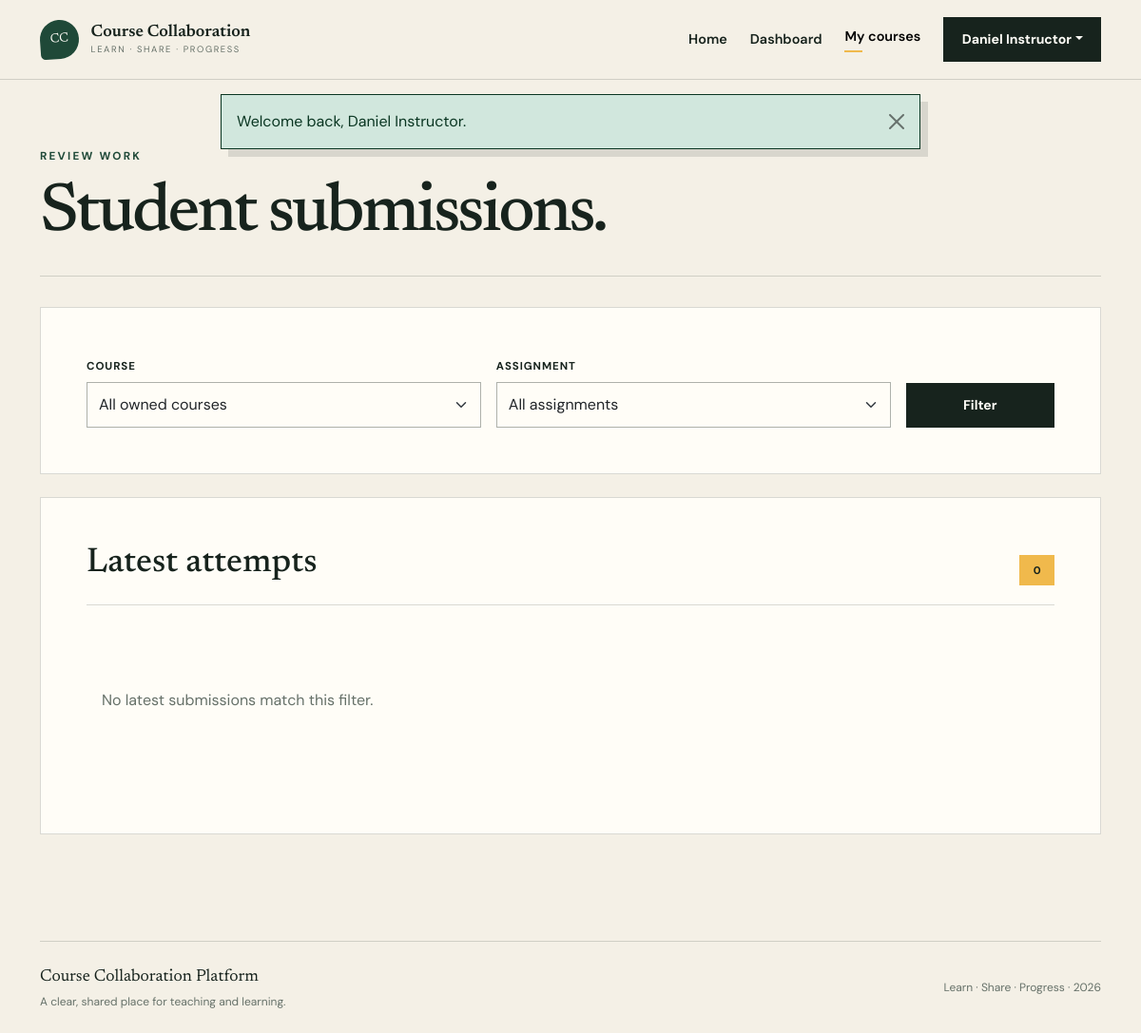
/instructor/submissions.php (signed in), run on an earlier commit of the app's database.
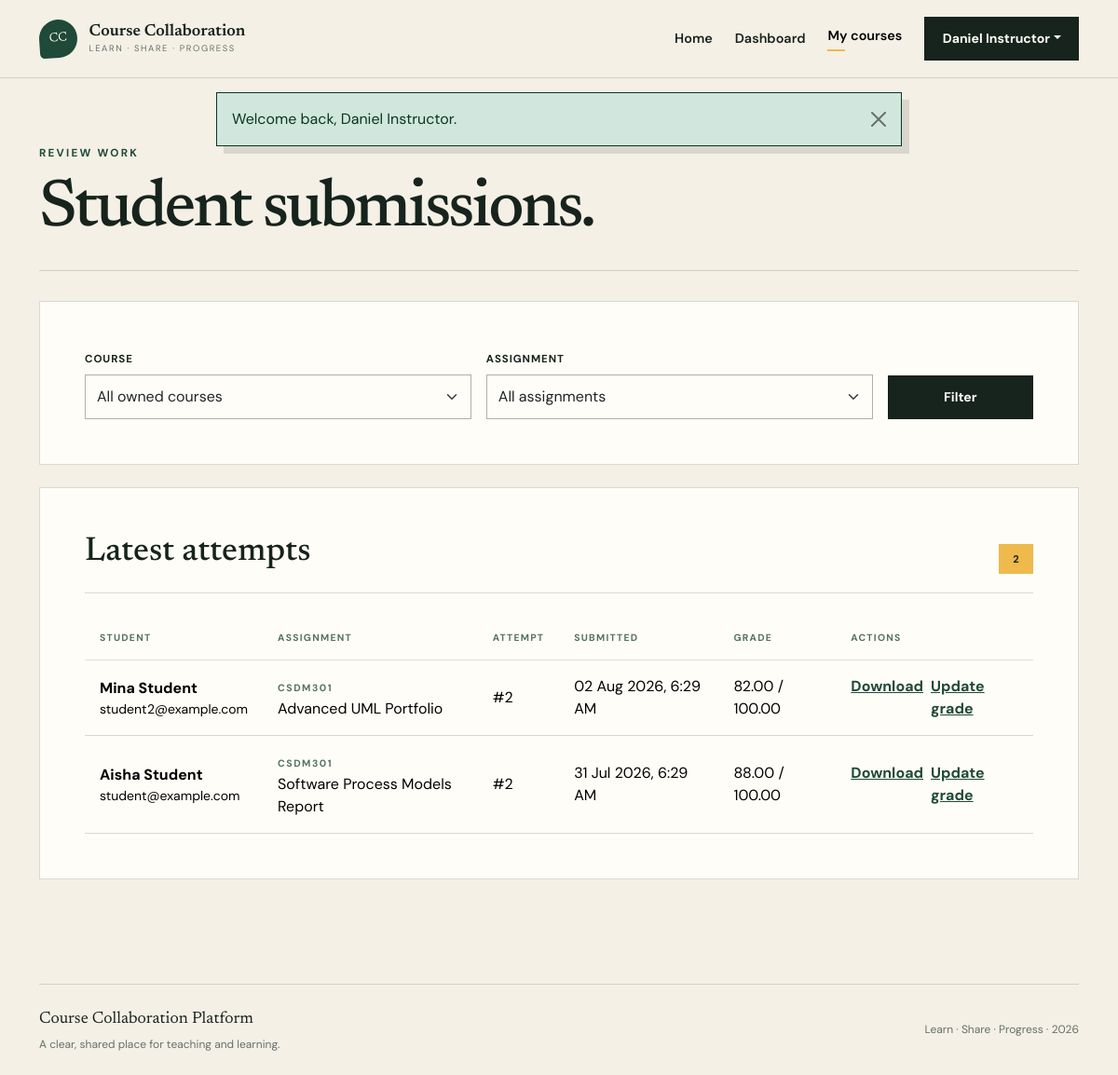
And on a later commit of the database.
### tables this page shows
CREATE TABLE submissions (
    id BIGINT UNSIGNED AUTO_INCREMENT PRIMARY KEY,
    assignment_id BIGINT UNSIGNED NOT NULL,
    student_id BIGINT UNSIGNED NOT NULL,
    attempt_number INT UNSIGNED NOT NULL DEFAULT 1,
    stored_filename VARCHAR(255) NOT NULL,
    original_filename VARCHAR(255) NOT NULL,
    mime_type VARCHAR(120) NOT NULL,
    file_size BIGINT UNSIGNED NOT NULL,
    student_note TEXT NULL,
    is_latest TINYINT(1) NOT NULL DEFAULT 1,
    submitted_at TIMESTAMP NOT NULL DEFAULT CURRENT_TIMESTAMP,
    UNIQUE KEY uq_submissions_attempt (assignment_id, student_id, attempt_number),
    KEY idx_submissions_latest (assignment_id, student_id, is_latest),
    KEY idx_submissions_student (student_id),
    CONSTRAINT fk_submissions_assignment
        FOREIGN KEY (assignment_id) REFERENCES assignments(id)
        ON UPDATE CASCADE ON DELETE CASCADE,
    CONSTRAINT fk_submissions_student
        FOREIGN KEY (student_id) REFERENCES users(id)
        ON UPDATE CASCADE ON DELETE CASCADE,
    CONSTRAINT chk_submissions_attempt CHECK (attempt_number > 0)
);

CREATE TABLE users (
    id BIGINT UNSIGNED AUTO_INCREMENT PRIMARY KEY,
    full_name VARCHAR(120) NOT NULL,
    email VARCHAR(190) NOT NULL,
    password_hash VARCHAR(255) NOT NULL,
    role ENUM('student', 'instructor') NOT NULL DEFAULT 'student',
    is_active TINYINT(1) NOT NULL DEFAULT 1,
    created_at TIMESTAMP NOT NULL DEFAULT CURRENT_TIMESTAMP,
    updated_at TIMESTAMP NOT NULL DEFAULT CURRENT_TIMESTAMP ON UPDATE CURRENT_TIMESTAMP,
    UNIQUE KEY uq_users_email (email),
    KEY idx_users_role (role)
);

CREATE TABLE courses (
    id BIGINT UNSIGNED AUTO_INCREMENT PRIMARY KEY,
    instructor_id BIGINT UNSIGNED NOT NULL,
    course_code VARCHAR(30) NOT NULL,
    title VARCHAR(180) NOT NULL,
    description TEXT NULL,
    is_published TINYINT(1) NOT NULL DEFAULT 1,
    created_at TIMESTAMP NOT NULL DEFAULT CURRENT_TIMESTAMP,
    updated_at TIMESTAMP NOT NULL DEFAULT CURRENT_TIMESTAMP ON UPDATE CURRENT_TIMESTAMP,
    UNIQUE KEY uq_courses_code (course_code),
    KEY idx_courses_instructor (instructor_id),
    CONSTRAINT fk_courses_instructor
        FOREIGN KEY (instructor_id) REFERENCES users(id)
        ON UPDATE CASCADE ON DELETE RESTRICT
);

CREATE TABLE assignments (
    id BIGINT UNSIGNED AUTO_INCREMENT PRIMARY KEY,
    course_id BIGINT UNSIGNED NOT NULL,
    created_by BIGINT UNSIGNED NOT NULL,
    title VARCHAR(180) NOT NULL,
    instructions TEXT NOT NULL,
    deadline DATETIME NOT NULL,
    max_grade DECIMAL(6,2) NOT NULL DEFAULT 100.00,
    created_at TIMESTAMP NOT NULL DEFAULT CURRENT_TIMESTAMP,
    updated_at TIMESTAMP NOT NULL DEFAULT CURRENT_TIMESTAMP ON UPDATE CURRENT_TIMESTAMP,
    KEY idx_assignments_course (course_id),
    KEY idx_assignments_deadline (deadline),
    KEY idx_assignments_creator (created_by),
    CONSTRAINT fk_assignments_course
        FOREIGN KEY (course_id) REFERENCES courses(id)
        ON UPDATE CASCADE ON DELETE CASCADE,
    CONSTRAINT fk_assignments_creator
        FOREIGN KEY (created_by) REFERENCES users(id)
        ON UPDATE CASCADE ON DELETE RESTRICT,
    CONSTRAINT chk_assignments_max_grade CHECK (max_grade > 0)
);

CREATE TABLE grades (
    id BIGINT UNSIGNED AUTO_INCREMENT PRIMARY KEY,
    submission_id BIGINT UNSIGNED NOT NULL,
    graded_by BIGINT UNSIGNED NOT NULL,
    grade_value DECIMAL(6,2) NOT NULL,
    feedback TEXT NULL,
    graded_at TIMESTAMP NOT NULL DEFAULT CURRENT_TIMESTAMP,
    updated_at TIMESTAMP NOT NULL DEFAULT CURRENT_TIMESTAMP ON UPDATE CURRENT_TIMESTAMP,
    UNIQUE KEY uq_grades_submission (submission_id),
    KEY idx_grades_grader (graded_by),
    CONSTRAINT fk_grades_submission
        FOREIGN KEY (submission_id) REFERENCES submissions(id)
        ON UPDATE CASCADE ON DELETE CASCADE,
    CONSTRAINT fk_grades_grader
        FOREIGN KEY (graded_by) REFERENCES users(id)
        ON UPDATE CASCADE ON DELETE RESTRICT,
    CONSTRAINT chk_grades_value CHECK (grade_value >= 0)
);

### config/app.php (called while the page is built, shortened)
<?php
function url(string $path = ''): string
{
    return BASE_URL . ($path !== '' ? '/' . ltrim($path, '/') : '');
}
function e(?string $value): string
{
    return htmlspecialchars($value ?? '', ENT_QUOTES | ENT_SUBSTITUTE, 'UTF-8');
}

### includes/auth.php (called while the page is built, shortened)
<?php
require_once __DIR__ . '/../config/app.php';
require_once __DIR__ . '/../config/database.php';
function pull_flashes(): array
{
    $flashes = $_SESSION['flashes'] ?? [];
    return is_array($flashes) ? $flashes : [];
}
function format_datetime(?string $value, string $fallback = 'Not available'): string
{
    $timestamp = strtotime($value);
    return $timestamp === false ? $fallback : date('d M Y, g:i A', $timestamp);
}

### config/database.php (called while the page is built, shortened)
<?php
function database(): PDO
{
    static $connection = null;
    if ($connection instanceof PDO) {
        return $connection;
    }
    $host = getenv('DB_HOST') ?: '127.0.0.1';
    $port = getenv('DB_PORT') ?: '3306';
    $name = getenv('DB_NAME') ?: 'course_collaboration';
    $username = getenv('DB_USER') ?: 'root';
    $password = getenv('DB_PASS') ?: '';
    $dsn = "mysql:host={$host};port={$port};dbname={$name};charset=utf8mb4";
    try {
        $connection = new PDO($dsn, $username, $password, [
            PDO::ATTR_ERRMODE => PDO::ERRMODE_EXCEPTION,
            PDO::ATTR_DEFAULT_FETCH_MODE => PDO::FETCH_ASSOC,
            PDO::ATTR_EMULATE_PREPARES => false,
        ]);
    } catch (PDOException $exception) {
        error_log('Database connection failed: ' . $exception->getMessage());
        throw new RuntimeException('Unable to connect to the database. Check the application configuration.');
    }
    return $connection;
}

### instructor/submissions.php (the view, shortened to what the changed rows need)
<?php
require_once __DIR__ . '/../includes/auth.php';
$user = require_role('instructor');
$sql =
    'SELECT s.*, u.full_name AS student_name, u.email,
            a.title AS assignment_title, a.max_grade,
            c.course_code, g.grade_value, g.feedback
     FROM submissions s
     JOIN users u ON u.id = s.student_id
     JOIN assignments a ON a.id = s.assignment_id
     JOIN courses c ON c.id = a.course_id
     LEFT JOIN grades g ON g.submission_id = s.id
     WHERE c.instructor_id = :owner
       AND s.is_latest = 1';
$parameters = ['owner' => $user['id']];
$sql .= ' ORDER BY s.submitted_at DESC';
$submissionStatement = database()->prepare($sql);
$submissionStatement->execute($parameters);
$submissions = $submissionStatement->fetchAll();
require __DIR__ . '/../includes/header.php';
?>
<section class="app-shell">
    <div class="container">
        <div class="page-heading">
            <div>
                <h1>Student submissions.</h1>
            </div>
        </div>
        <div class="content-panel">
            <div class="panel-heading">
                <h2>Latest attempts</h2>
                <span class="count-pill"><?= count($submissions) ?></span>
            </div>
            <?php if ($submissions === []): ?>
                <div class="empty-state">
                    <p>No latest submissions match this filter.</p>
                </div>
            <?php else: ?>
                <div class="table-responsive">
                    <table class="table app-table">
                        <thead>
                            <tr>
                                <th>Student</th>
                                <th>Assignment</th>
                                <th>Attempt</th>
                                <th>Submitted</th>
                                <th>Grade</th>
                                <th>Actions</th>
                            </tr>
                        </thead>
                        <tbody>
                            <?php foreach ($submissions as $submission): ?>
                                <tr>
                                    <td>
                                        <strong><?= e($submission['student_name']) ?></strong>
                                        <small class="d-block"><?= e($submission['email']) ?></small>
                                    </td>
                                    <td>
                                        <span class="course-code"><?= e($submission['course_code']) ?></span><br>
                                        <?= e($submission['assignment_title']) ?>
                                    </td>
                                    <td>#<?= $submission['attempt_number'] ?></td>
                                    <td><?= e(format_datetime($submission['submitted_at'])) ?></td>
                                    <td>
                                        <?= $submission['grade_value'] !== null
                                            ? e($submission['grade_value']) . ' / ' . e($submission['max_grade'])
                                            : 'Pending' ?>
                                    </td>
                                    <td>
                                        <div class="d-flex gap-2">
                                            <a href="<?= e(url('download.php?type=submission&id=' . $submission['id'])) ?>">
                                                Download
                                            </a>
                                            <a href="<?= e(url('instructor/grade.php?submission_id=' . $submission['id'])) ?>">
                                                <?= $submission['grade_value'] !== null ? 'Update grade' : 'Grade' ?>
                                            </a>
                                        </div>
                                    </td>
                                </tr>
                            <?php endforeach; ?>
                        </tbody>
                    </table>
                </div>
            <?php endif; ?>
        </div>
    </div>
</section>
<?php require __DIR__ . '/../includes/footer.php'; ?>

### includes/header.php (shortened to what the changed rows need)
<?php
require_once __DIR__ . '/auth.php';
$flashes = pull_flashes();
?>
<!doctype html>
<html lang="en">
<head>
    <link href="https://cdn.jsdelivr.net/npm/bootstrap@5.3.3/dist/css/bootstrap.min.css" rel="stylesheet">
    <link rel="stylesheet" href="<?= e(url('assets/css/style.css')) ?>">
</head>
<body>
<?php if ($flashes !== []): ?>
    <div class="flash-stack container" aria-live="polite">
        <?php foreach ($flashes as $flash): ?>
            <div class="alert alert-<?= e(in_array($flash['type'], ['success', 'danger', 'warning', 'info'], true) ? $flash['type'] : 'info') ?> alert-dismissible fade show" role="alert">
                <?= e($flash['message']) ?>
                <button type="button" class="btn-close" data-bs-dismiss="alert" aria-label="Close"></button>
            </div>
        <?php endforeach; ?>
    </div>
<?php endif; ?>
<main id="main-content">

What changed in the data, as far as the page shows it:
added submissions: student.full_name "Mina Student", student.email "student2@example.com", courses.course_code "CSDM301", assignment.title "Advanced UML Portfolio", attempt_number "2", submitted_at "02 Aug 2026, 6:29 AM", grades.grade_value "82.00", assignment.max_grade "100.00"
added submissions: student.full_name "Aisha Student", student.email "student@example.com", courses.course_code "CSDM301", assignment.title "Software Process Models Report", attempt_number "2", submitted_at "31 Jul 2026, 6:29 AM", grades.grade_value "88.00", assignment.max_grade "100.00"
Also different on the page:
count($submissions): "0" → "2"
text no longer shown: "No latest submissions match this filter."
text now shown: "STUDENT ASSIGNMENT ATTEMPT SUBMITTED GRADE ACTIONS"
